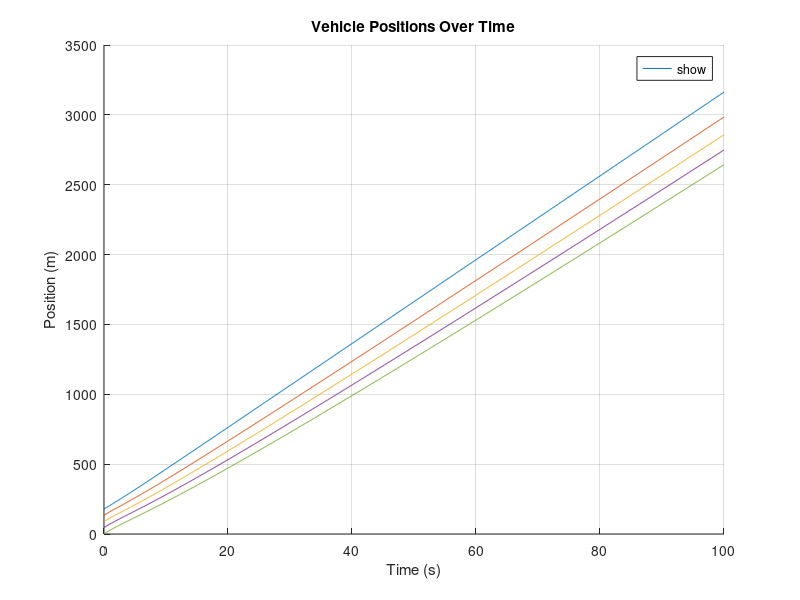
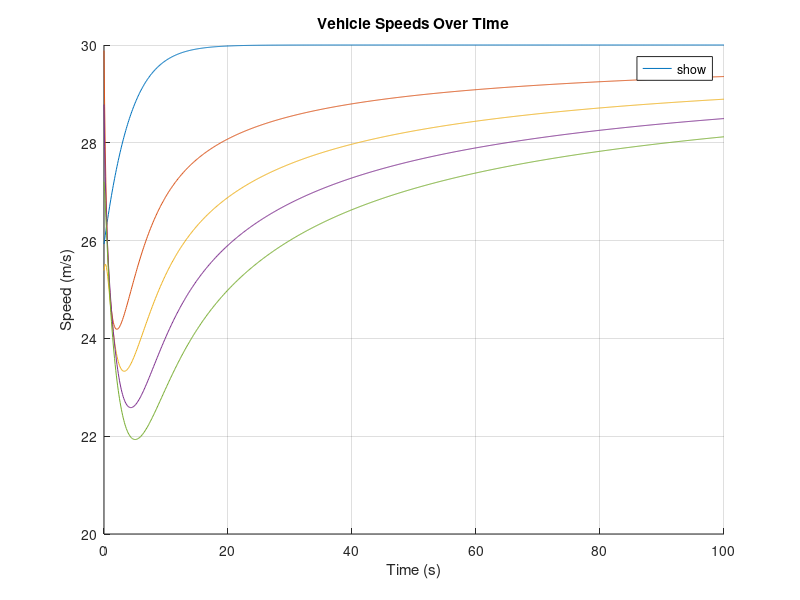
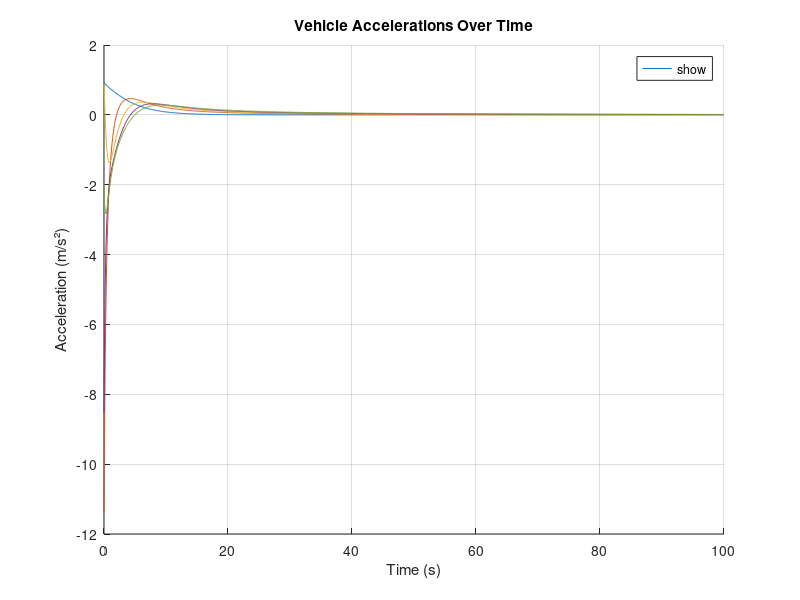

Write the MATLAB code that produced these figures, in order.


% In the following code I try to simulate human driven vehicle so that we
% can play with Bayesian Linear regression and see how it works. Because
% here we do not use VR, we need to generate vehicle trajectories (mimicing
% humans) in a different way. To do that, we use a car-following model.
% This model is the IDM model (you can google it). Here We will do a simple
% example considering only a single road. Not a merging. Next we initialize
% some parameters for our simulation. 

Simulation_time = 100;
time_step = 0.1;
N = round(Simulation_time / time_step);

v_des = 30;        % desired speed (m/s)
T = 1.5;           % time headway (s)
s0 = 4;            % minimum gap (m), a.k.a. s0 (your "gamma")
num_vehicles = 5;

% --- Initialize
vehicles = struct([]);
for i = 1:num_vehicles
    vehicles(i).id = i;
    vehicles(i).road = 1;

    % Preallocate trajectories
    vehicles(i).pos   = nan(1, N+1);
    vehicles(i).speed = nan(1, N+1);
    vehicles(i).acc   = nan(1, N+1);

    % Initial states
    vehicles(i).pos(1)   = (num_vehicles - i) * (40 + s0) + 4*rand(); % spaced back
    vehicles(i).speed(1) = 25 + (30-25)*rand();                      % 25–30 m/s
    vehicles(i).acc(1)   = 0;

    % IDM params (per vehicle)
    vehicles(i).a     = 2 + (5-2)*rand();     % max accel
    vehicles(i).b     = 1 + (4-1)*rand();     % comfortable decel
    vehicles(i).delta = 3 + (4-3)*rand();     % accel exponent (usually 4)
    vehicles(i).Length = 4 + (6-4)*rand();    % vehicle length (m)

    % Predecessor index (0 = no leader)
    vehicles(i).preceding_vehicle_index = i-1;
end
vehicles(1).preceding_vehicle_index = 0; % leader



% --- Simulation loop. This is the main loop where we update our vehicle
% trajerctories based on the IDM model. Play a little bit to see how each
% variable works. 

% As a next you need to define a trigger condition and based on available
% data train using BLR and predict. In the paper you can find some hint on
% how to select the number of data to train etc. But to make it
% simple you can say if a vehicle passes 60 meters in distance I train
% using data I have. Then we can do some comparisons how the amount of data
% can influence conservatism. 


for t = 1:N
    % Recompute order & predecessors each step (by position)
    [~, order] = sort(arrayfun(@(v) v.pos(t), vehicles), 'descend'); % larger x = ahead
    % Map: who is ahead of whom. We do that in order to easily identify the
    % preceding vehicle. We will do something similar when we have merging,
    % but it will not be the same. 
    inv_order = zeros(1,num_vehicles);
    inv_order(order) = 1:num_vehicles;
    for k = 1:num_vehicles
        rk = inv_order(k); % rank in sorted list
        if rk == 1
            vehicles(k).preceding_vehicle_index = 0; % no leader
        else
            leader_id = order(rk - 1);
            vehicles(k).preceding_vehicle_index = leader_id;
        end
    end

    % Update each vehicle
    for i = 1:num_vehicles
        
        v  = vehicles(i).speed(t);
        %the following 3 parameters are associated with some
        %characteristics of the vehicles (like maximum acceleration or
        %comfortable deceleration) and are used by the IDM model. The
        %parameter del does not have a physical interpretation. Look the
        %IDM model in google to see what this parameter does (it is not
        %important for now tho).
        a0 = vehicles(i).a;
        b0 = vehicles(i).b;
        del= vehicles(i).delta;


        %we check if there is a preceding vehicle. If it is not we need to
        %consider a special case of the IDM which is much simpler(see else)
        if vehicles(i).preceding_vehicle_index >= 1

    % we calculate some parameters needed for the IDM Model
            j = vehicles(i).preceding_vehicle_index;  % leader index
            vL = vehicles(j).speed(t);
            x  = vehicles(i).pos(t);
            xL = vehicles(j).pos(t);

            % actual net spacing s (subtract leader length)
            s  = xL - x - vehicles(j).Length;
            s  = max(s, 1e-3); % avoid divide-by-zero

            dv = v - vL; % positive if approaching
            s_star = s0 + v*T + (v * dv) / (2*sqrt(a0*b0));

            acc = a0 * ( 1 - (v / v_des)^del - (s_star / s)^2 );
        else
            % Leader uses free-road term only
            acc = a0 * ( 1 - (v / v_des)^del );
        end

        % we we update our vehicles state based on the acceleration we
        % obtain from the IDM model.
        vehicles(i).acc(t)     = acc;
        vehicles(i).speed(t+1) = max(0, v + time_step * acc);
        vehicles(i).pos(t+1)   = vehicles(i).pos(t) + time_step * v + 0.5 * time_step^2 * acc;
    end
end

%estimate tau
vehicles_per_hour = 1500;
w = 10*vehicles_per_hour/3600;
fprintf('w = %.2f\n',w)

for i = 2:num_vehicles
    j = vehicles(i).preceding_vehicle_index;
    if j > 0
        fprintf('\n Vehicle %d following Vehicle %d:\n', i,j)
        tau_range = 0.1:0.01:10.0;
        errors = zeros(size(tau_range));

        for k = 1:length(tau_range)
            tau_test = tau_range(k);
            tau_steps = round(tau_test/time_step);

            if tau_steps < length(vehicles(j).pos)
                p_leader_shifted = vehicles(j).pos(1:end-tau_steps);
                p_follower_predicted = p_leader_shifted - w*tau_test;
                p_follower_actual = vehicles(i).pos(tau_steps+1:end);
                n_compare = min(length(p_follower_predicted),length(p_follower_actual));
                errors(k) = mean((p_follower_predicted(1:n_compare)-p_follower_actual(1:n_compare)).^2);
            else
                errors(k) = inf;
            end
        end

        [min_error,min_index] = min(errors);
        tau_best = tau_range(min_index);
    
        vehicles(i).newell_tau = tau_best;
        vehicles(i).newell_w = w;
        vehicles(i).newell_rmse = sqrt(min_error);
        vehicles(i).standstill_space = w*tau_best;
    

        fprintf('Estimated Tau = %.2f seconds\n',tau_best)
        fprintf('RMSE = %.2f meters\n',sqrt(min_error))
    end
end


% Here we plot!


figure(1);
hold on 

t=0:time_step:Simulation_time;

for i=1:num_vehicles
    plot(t,vehicles(i).pos,'DisplayName', ['Vehicle ' num2str(i)]);
end
xlabel('Time (s)');
ylabel('Position (m)');
title('Vehicle Positions Over Time');
legend('show', 'Location', 'best');
grid on;
hold off

figure(2);

hold on 

t=0:time_step:Simulation_time;

for i=1:num_vehicles
    plot(t,vehicles(i).speed,'DisplayName', ['Vehicle ' num2str(i)]);
end
xlabel('Time (s)');
ylabel('Speed (m/s)');
title('Vehicle Speeds Over Time');
legend('show', 'Location', 'best');
grid on;

hold off

figure(3);

hold on 

t=0:time_step:Simulation_time;

for i=1:num_vehicles
    plot(t,vehicles(i).acc,'DisplayName', ['Vehicle ' num2str(i)]);
end
xlabel('Time (s)');
ylabel('Acceleration (m/s²)');
title('Vehicle Accelerations Over Time');
legend('show', 'Location', 'best');
grid on;

hold off
